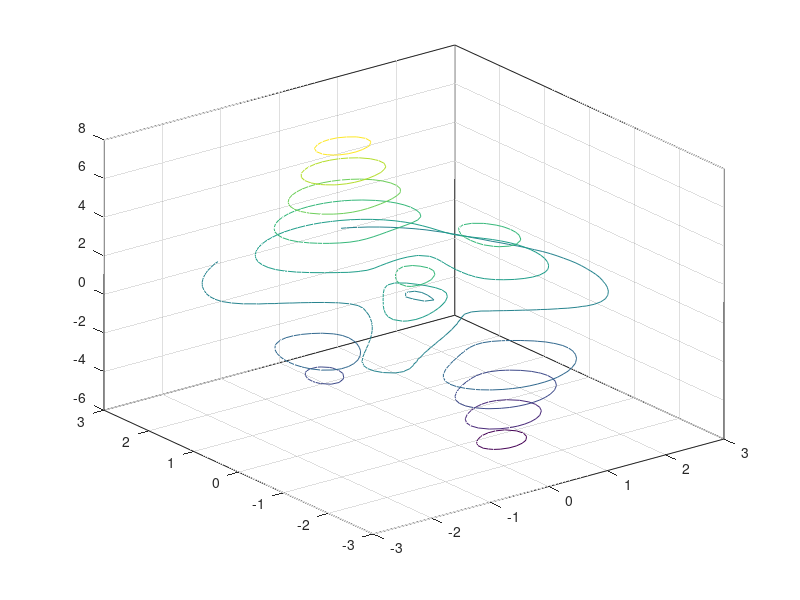

MATLAB code to generate this figure: (Note: this script raises an error after producing the figure.)
%=============================================================================
% Copyright (c) 2016-present Allan CORNET (Nelson)
%=============================================================================
% This file is part of Nelson.
%=============================================================================
% LICENCE_BLOCK_BEGIN
% SPDX-License-Identifier: LGPL-3.0-or-later
% LICENCE_BLOCK_END
%=============================================================================
% <--ADV-CLI MODE-->
%=============================================================================
figure();
[x, y, z] = peaks();
[c, h] = contour3(x, y, z);
asserts.isequal(h.LevelStepMode, 'auto');
h.LevelStep = 3;
asserts.isequal(h.LevelStepMode, 'manual');
%=============================================================================
